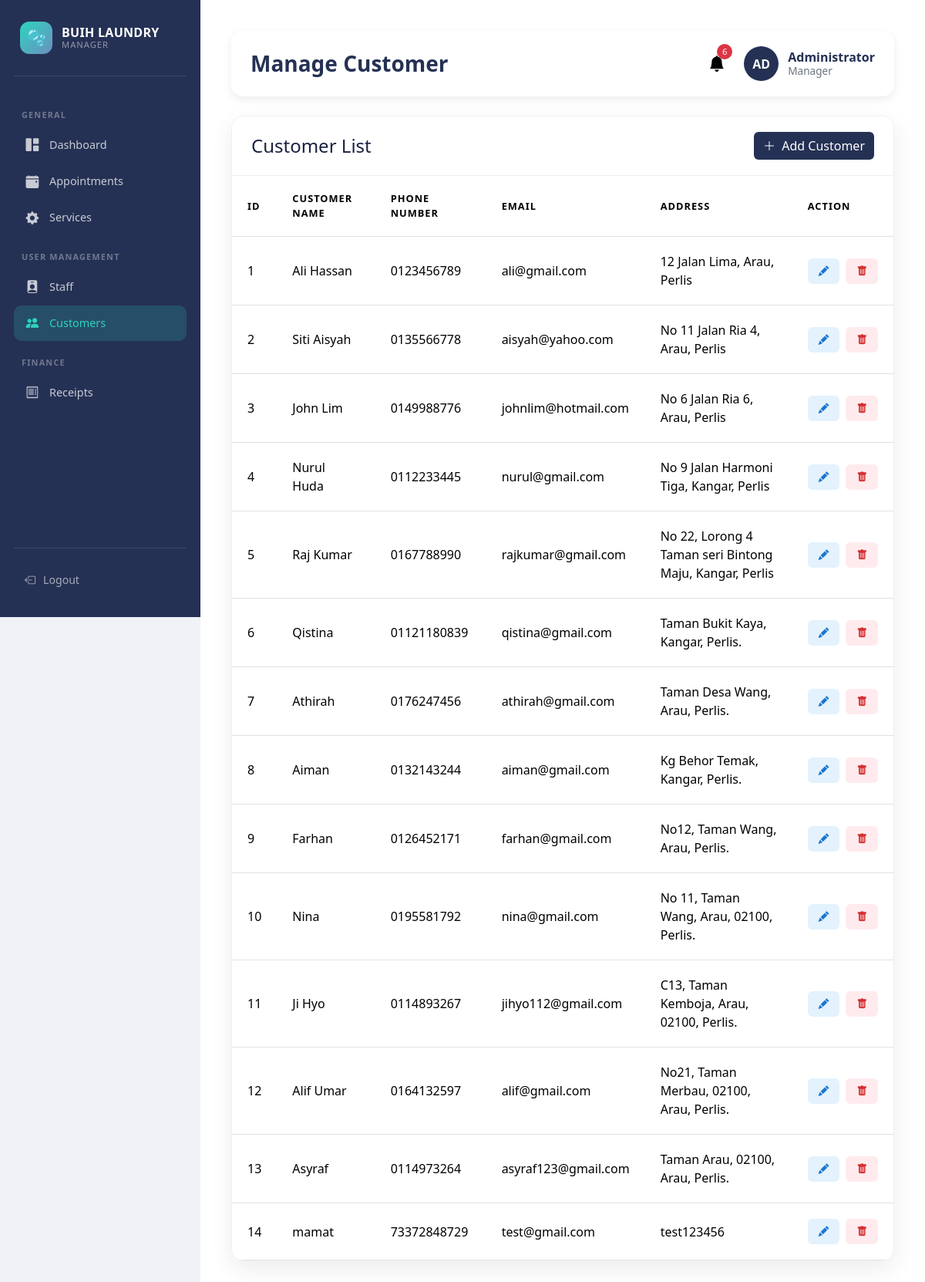
/admin/manageCustomer.php, run on the app's committed database.
### tables this page shows
CREATE TABLE `customer` (
  `Customer_ID` int(10) NOT NULL,
  `Customer_Name` varchar(50) NOT NULL,
  `Cust_PhoneNum` varchar(20) NOT NULL,
  `Email` varchar(50) NOT NULL,
  `Address` varchar(100) NOT NULL,
  `Customer_Password` varchar(100) NOT NULL
);

### admin/manageCustomer.php (the view, shortened to what this page needs)
<?php
include("../config/database.php");
$query = "SELECT
            Customer_ID,
            Customer_Name,
            Cust_PhoneNum,
            Email,
            Address
          FROM customer";
$result = $conn->query($query);
?>
<!DOCTYPE html>
<html lang="en">
<head>
<link href="https://cdn.jsdelivr.net/npm/bootstrap@5.3.3/dist/css/bootstrap.min.css" rel="stylesheet">
<link rel="stylesheet" href="https://cdn.jsdelivr.net/npm/bootstrap-icons@1.11.3/font/bootstrap-icons.min.css">
</head>
<body>
<div class="wrapper">
    <nav class="sidebar">
        <div class="sidebar-logo">
            <div class="logo-bubble">🫧</div>
            <div class="logo-text">
                <div class="logo-name">BUIH LAUNDRY</div>
                 <div class="logo-sub">Manager</div>
            </div>
        </div>
        <div class="nav-label">General</div>
        <a href="adminDashboard.php" class="nav-link-item ">
            <i class="bi bi-grid-1x2-fill"></i> Dashboard
        </a>
        <a href="manageAppt.php" class="nav-link-item">
            <i class="bi bi-calendar-event-fill"></i> Appointments
        </a>
        <a href="manageService.php" class="nav-link-item ">
            <i class="bi bi-gear-fill"></i> Services
        </a>
        <div class="nav-label">User Management</div>
        <a href="manageStaff.php" class="nav-link-item">
            <i class="bi bi-person-badge-fill"></i> Staff
        </a>
        <a href="manageCustomer.php" class="nav-link-item active">
            <i class="bi bi-people-fill"></i> Customers
        </a>
          <div class="nav-label">Finance</div>
        <a href="manageReceipt.php" class="nav-link-item">
            <i class="bi bi-receipt"></i> Receipts
        </a>
        <div class="sidebar-footer">
            <a href="loginAdmin.php" class="logout-btn">
                <i class="bi bi-box-arrow-left"></i> Logout
            </a>
        </div>
    </nav>
   <main class="main-content">
          <div class="dashboard-header">
            <h3>Manage Customer</h3>
             <div class="header-right">
                <?php include("notification.php"); ?>
                <div class="admin-profile">
                    <div class="avatar">
                        AD
                    </div>
                <div class="admin-info">
                    <div class="admin-name">Administrator</div>
                    <small class="admin-role">Manager</small>
                </div>
</div>
</div>
        </div>
        <div class="table-container">
            <div class="card-header d-flex justify-content-between align-items-center">
                <h4 class="mb-0">
                    Customer List
                </h4>
                <a href="createCustomer.php" class="btn btn-customer">
                    <i class="bi bi-plus-lg me-1"></i>
                    Add Customer
                </a>
            </div>
            <div class="table-responsive">
                <table class="table table-hover align-middle">
                    <thead>
                        <tr>
                            <th> ID</th>
                            <th>Customer Name</th>
                            <th>Phone Number</th>
                            <th>Email</th>
                            <th>Address</th>
                            <th>Action</th>
                        </tr>
                    </thead>
                    <tbody>
                    <?php while($row = $result->fetch_assoc()): ?>
                        <tr>
                            <td>
                                <?= htmlspecialchars($row['Customer_ID']) ?>
                            </td>
                            <td>
                                <?= htmlspecialchars($row['Customer_Name']) ?>
                            </td>
                            <td>
                                <?= htmlspecialchars($row['Cust_PhoneNum']) ?>
                            </td>
                            <td>
                                <?= htmlspecialchars($row['Email']) ?>
                            </td>
                            <td>
                                <?= htmlspecialchars($row['Address']) ?>
                            </td>
                            <td>
                                <div class="d-flex gap-2">
                                    <a href="editCust.php?id=<?= $row['Customer_ID'] ?>"
                                       class="btn-action edit-btn"><i class="bi bi-pencil-fill"></i></a>
                                    <a href="deleteCust.php?id=<?= $row['Customer_ID'] ?>"
                                       class="btn-action delete-btn"
                                       onclick="return confirm('Are you sure you want to delete this customer?, This action cannot be undone');">
                                       <i class="bi bi-trash-fill"></i></a>
                                </div>
                            </td>
                        </tr>
                    <?php endwhile; ?>
                    </tbody>
                </table>
            </div>
        </div>
    </main>
</div>
</body>
</html>

### admin/manageCustomer.php (style rules this page uses)
:root { --brand: #253154; --brand-lite: #2e3d66; --accent: #2dd4bf; --accent2: #6c8ebf; --bg: #f0f2f7; --white: #ffffff; --text-dark: #1a2340; --text-muted: #b0bbcf; --radius-lg: 16px; --radius-md: 12px; --shadow-sm: 0 2px 8px rgba(37,49,84,.08); --shadow-md: 0 6px 24px rgba(37,49,84,.12); }
body { background: var(--bg); font-family: 'Segoe UI', system-ui, sans-serif; color: var(--text-dark); margin: 0; }
.wrapper { display:flex; width:100%; min-height:100vh; }
.header-right { display: flex; align-items: center; gap: 20px; }
.admin-profile { display:flex; align-items:center; gap:12px; }
.avatar { width: 45px; height: 45px; border-radius: 50%; background: #253154; color: white; font-weight: 600; display: flex; align-items: center; justify-content: center; }
.admin-info { display: flex; flex-direction: column; line-height: 1.2; }
.admin-name { font-weight: 600; color: #253154; }
.admin-role { font-size: 0.85rem; color: #6c757d; }
.sidebar { width: 260px; background: var(--brand); padding: 28px 18px; flex-shrink: 0; display: flex; flex-direction: column; position: sticky; top: 0; height: 100vh; overflow-y: auto; }
.sidebar-logo { display: flex; align-items: center; gap: 12px; padding: 0 8px 28px; border-bottom: 1px solid rgba(255,255,255,.1); margin-bottom: 24px; }
.logo-bubble { width: 42px; height: 42px; border-radius: 12px; background: linear-gradient(135deg, var(--accent), var(--accent2)); display: flex; align-items: center; justify-content: center; font-size: 1.3rem; }
.logo-text { line-height: 1.1; }
.logo-name { font-weight: 700; font-size: 1rem; color: #fff; letter-spacing: .3px; }
.logo-sub { font-size: .7rem; color: rgba(255,255,255,.5); text-transform: uppercase; letter-spacing: 1px; }
.nav-label { font-size: .68rem; font-weight: 600; color: rgba(255,255,255,.35); text-transform: uppercase; letter-spacing: 1.2px; padding: 0 10px; margin: 18px 0 8px; }
.nav-link-item { display: flex; align-items: center; gap: 12px; padding: 10px 14px; border-radius: 10px; color: rgba(255,255,255,.75); text-decoration: none; font-size: .9rem; font-weight: 500; transition: background .18s, color .18s; margin-bottom: 2px; }
.nav-link-item:hover, .nav-link-item.active { background: rgba(255,255,255,.12); color: #fff; }
.nav-link-item.active { background: rgba(45,212,191,.18); color: var(--accent); }
.nav-link-item i { font-size: 1.05rem; width: 20px; text-align: center; }
.sidebar-footer { margin-top: auto; padding-top: 20px; border-top: 1px solid rgba(255,255,255,.1); }
.logout-btn { display: flex; align-items: center; gap: 10px; padding: 10px 14px; border-radius: 10px; color: rgba(255,255,255,.6); text-decoration: none; font-size: .88rem; transition: background .18s, color .18s; }
.main-content { flex-grow:1; padding:40px; background:#fff; }
.dashboard-header { display:flex; justify-content:space-between; align-items:center; margin-bottom:25px; padding:20px 25px; background:#fff; border-radius:15px; box-shadow:0 4px 12px rgba(0,0,0,0.08); }
.dashboard-header h3 { margin:0; color:#253154; font-weight:600; }
.table-container { background:white; border-radius:16px; overflow:hidden; box-shadow:0 10px 30px rgba(0,0,0,0.08); border:1px solid #f0f0f0; }
.card-header { padding:20px 25px; border-bottom:1px solid #eee; background:#fff; }
.table { margin-bottom:0; }
.table thead { background:#f8f9fa; text-transform:uppercase; font-size:0.8rem; letter-spacing:1px; color:#6c757d; }
.table td, .table th { padding:1.25rem; vertical-align:middle; }
.btn-customer { background:#253154; color:white; border:none; }
.btn-action { padding:6px 14px; border-radius:6px; text-decoration:none; font-size:0.85rem; }
.edit-btn { background:#e3f2fd; color:#1976d2; }
.delete-btn { background:#ffebee; color:#d32f2f; }

### data on the page
customer: Customer_ID "1", Customer_Name "Ali Hassan", Cust_PhoneNum "0123456789", Email "ali@gmail.com", Address "12 Jalan Lima, Arau, Perlis"
customer: Customer_ID "2", Customer_Name "Siti Aisyah", Cust_PhoneNum "0135566778", Email "aisyah@yahoo.com", Address "No 11 Jalan Ria 4, Arau, Perlis"
customer: Customer_ID "3", Customer_Name "John Lim", Cust_PhoneNum "0149988776", Email "johnlim@hotmail.com", Address "No 6 Jalan Ria 6, Arau, Perlis"
customer: Customer_ID "4", Customer_Name "Nurul Huda", Cust_PhoneNum "0112233445", Email "nurul@gmail.com", Address "No 9 Jalan Harmoni Tiga, Kangar, Perlis"
customer: Customer_ID "5", Customer_Name "Raj Kumar", Cust_PhoneNum "0167788990", Email "rajkumar@gmail.com", Address "No 22, Lorong 4 Taman seri Bintong Maju, Kangar, Perlis"
customer: Customer_ID "6", Customer_Name "Qistina", Cust_PhoneNum "01121180839", Email "qistina@gmail.com", Address "Taman Bukit Kaya, Kangar, Perlis."
customer: Customer_ID "7", Customer_Name "Athirah", Cust_PhoneNum "0176247456", Email "athirah@gmail.com", Address "Taman Desa Wang, Arau, Perlis."
customer: Customer_ID "8", Customer_Name "Aiman", Cust_PhoneNum "0132143244", Email "aiman@gmail.com", Address "Kg Behor Temak, Kangar, Perlis."
customer: Customer_ID "9", Customer_Name "Farhan", Cust_PhoneNum "0126452171", Email "farhan@gmail.com", Address "No12, Taman Wang, Arau, Perlis."
customer: Customer_ID "10", Customer_Name "Nina", Cust_PhoneNum "0195581792", Email "nina@gmail.com", Address "No 11, Taman Wang, Arau, 02100, Perlis."
customer: Customer_ID "11", Customer_Name "Ji Hyo", Cust_PhoneNum "0114893267", Email "jihyo112@gmail.com", Address "C13, Taman Kemboja, Arau, 02100, Perlis."
customer: Customer_ID "12", Customer_Name "Alif Umar", Cust_PhoneNum "0164132597", Email "alif@gmail.com", Address "No21, Taman Merbau, 02100, Arau, Perlis."
customer: Customer_ID "13", Customer_Name "Asyraf", Cust_PhoneNum "0114973264", Email "asyraf123@gmail.com", Address "Taman Arau, 02100, Arau, Perlis."
customer: Customer_ID "14", Customer_Name "mamat", Cust_PhoneNum "73372848729", Email "test@gmail.com", Address "test123456"

### other printed values
$total "6"
